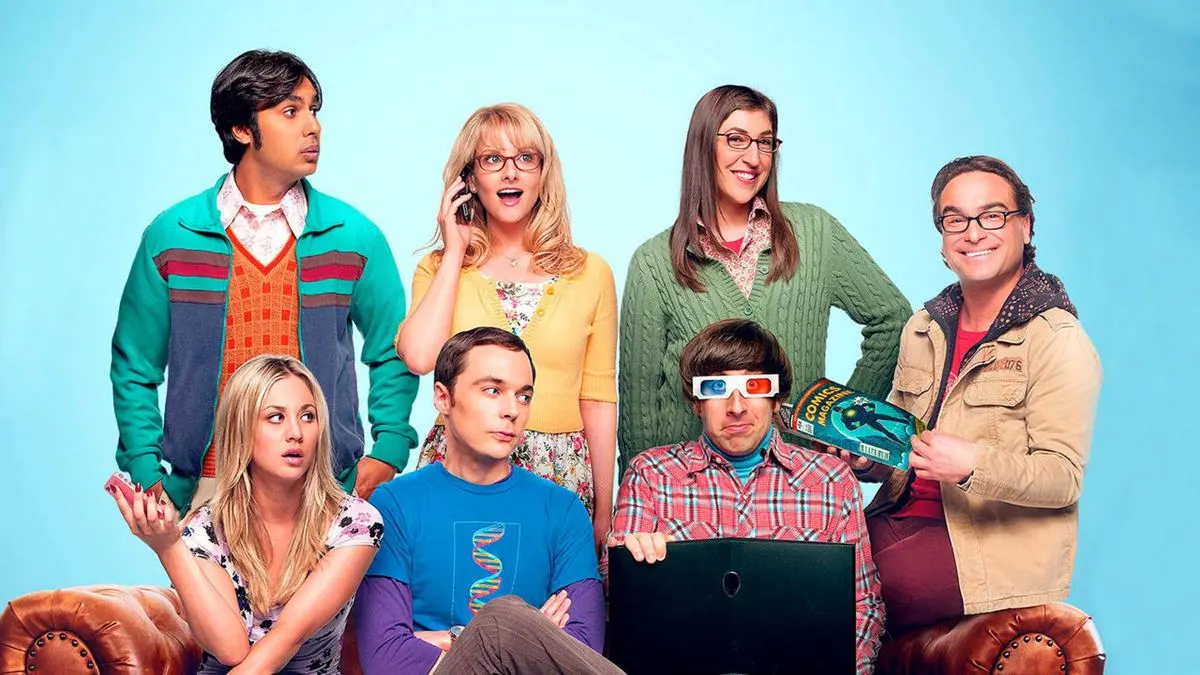
#> input picture Objetos/piel.jpg, 1200 x 675 px, found by its file name
$ python 13.py
#> lines starting #> are read from the running program, lines starting #| are printed output that depends on the picture
# [80 lines of commented-out code are left out]

import numpy as np
import matplotlib.pyplot as plt
from skimage import io, color, transform

def sigmoide(x,c,a,invertido=False):
    if invertido:
        out = 1-(1/(1+np.exp(-a*(x-c))))
    else:
        out = 1/(1+np.exp(-a*(x-c)))
    return out

def bell(x,a,b,c):
    out = 1/(1+np.abs((x-c)/a)**(2*b))
    return out

def defuzzy(rango,datos):
    numerador = np.sum(rango*datos)
    denominador = np.sum(datos)
    return numerador/denominador if denominador else 0

ima = io.imread(r"D:\Upiita\6to\Patrones\piel.jpg")
#> ima is the input picture: shape (675, 1200, 3); mean R, G, B 149, 166.4, 169.1
ima = transform.resize(ima,(480,640,3),anti_aliasing=True)
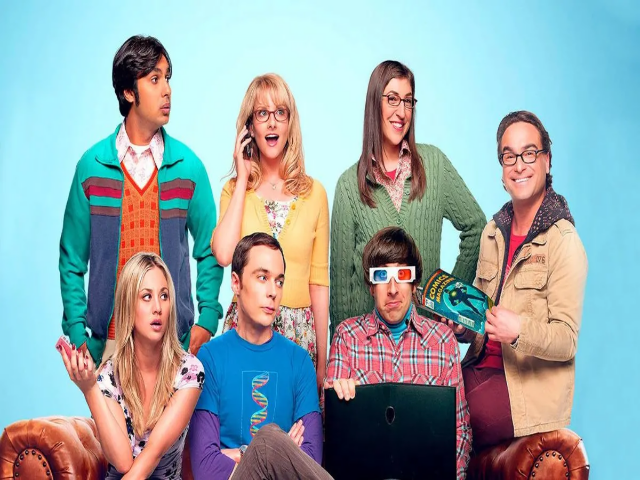
#> ima: shape (480, 640, 3) float64; mean R, G, B 0.584, 0.652, 0.663
hsv = color.rgb2hsv(ima)
#> hsv: shape (480, 640, 3) float64; mean of channels 0, 1, 2 0.438, 0.438, 0.779
plt.figure()
plt.imshow(hsv)
fil,col,_=hsv.shape
#> fil = 480; col = 640
binario=np.zeros((fil,col))
#-----------------------------------------------------------------------------
h_bajo,h_camp1,h_camp2,h_alto=(0.25,55,True),(0.15,2.5,0.4),(0.15,2.5,0.65),(0.75,55,False)
S_bajo,S_camp1,S_camp2,S_alto=(0.1,55,True),(0.15,2.5,0.25),(0.15,2.5,0.55),(0.65,55,False)
V_bajo,V_camp1,V_alto=(0.15,55,True),(0.15,2.5,0.4),(0.6,55,False)

piel=(0.45,0.55,True)
no_piel=(0.55,55,False)


valor=np.linspace(0,1,101)
piel_fuzzy=sigmoide(valor,*piel)
no_piel_fuzzy=sigmoide(valor,*no_piel)


#------------------------------------------------------------------------------
reglas=np.zeros(48)
for i in range(fil):
    for j in range(col):
        h,s,v=hsv[i,j]  #Si es el valor real, es necesario pasar del real al difuso
        h_fuzzy=[sigmoide(h,*h_bajo),bell(h,*h_camp1),bell(h,*h_camp2),sigmoide(h,*h_alto)]   #El * es para que recorra cada elemento, tipo en matlab
        S_fuzzy=[sigmoide(s,*S_bajo),bell(s,*S_camp1),bell(s,*S_camp2),sigmoide(s,*S_alto)]
        V_fuzzy=[sigmoide(v,*V_bajo),bell(v,*V_camp1),sigmoide(v,*V_alto)]
        #La base de conocimientos son las implicaciones que cumplen las condiciones que necesitamos
#Ahora hay que generar las reglas difusas
        reglas[0]=np.min([h_fuzzy[0],S_fuzzy[0],V_fuzzy[0]])   #Bajo bajo bajo significa que es no piel
        reglas[1]=np.min([h_fuzzy[0],S_fuzzy[0],V_fuzzy[1]])
        reglas[2]=np.min([h_fuzzy[0],S_fuzzy[0],V_fuzzy[2]])
        reglas[3]=np.min([h_fuzzy[0],S_fuzzy[1],V_fuzzy[0]])
        reglas[4]=np.min([h_fuzzy[0],S_fuzzy[1],V_fuzzy[1]])
        reglas[5]=np.min([h_fuzzy[0],S_fuzzy[1],V_fuzzy[2]])
        reglas[6]=np.min([h_fuzzy[0],S_fuzzy[2],V_fuzzy[0]])
        reglas[7]=np.min([h_fuzzy[0],S_fuzzy[2],V_fuzzy[1]])
        reglas[8]=np.min([h_fuzzy[0],S_fuzzy[2],V_fuzzy[2]])
        reglas[9]=np.min([h_fuzzy[0],S_fuzzy[3],V_fuzzy[0]])
        reglas[10]=np.min([h_fuzzy[0],S_fuzzy[3],V_fuzzy[1]])
        reglas[11]=np.min([h_fuzzy[0],S_fuzzy[3],V_fuzzy[2]])
        reglas[12]=np.min([h_fuzzy[1],S_fuzzy[0],V_fuzzy[0]])
        reglas[13]=np.min([h_fuzzy[1],S_fuzzy[0],V_fuzzy[1]])
        reglas[14]=np.min([h_fuzzy[1],S_fuzzy[0],V_fuzzy[2]])
        reglas[15]=np.min([h_fuzzy[1],S_fuzzy[1],V_fuzzy[0]])
        reglas[16]=np.min([h_fuzzy[1],S_fuzzy[1],V_fuzzy[1]])
        reglas[17]=np.min([h_fuzzy[1],S_fuzzy[1],V_fuzzy[2]])
        reglas[18]=np.min([h_fuzzy[1],S_fuzzy[2],V_fuzzy[0]])
        reglas[19]=np.min([h_fuzzy[1],S_fuzzy[2],V_fuzzy[1]])
        reglas[20]=np.min([h_fuzzy[1],S_fuzzy[2],V_fuzzy[2]])
        reglas[21]=np.min([h_fuzzy[1],S_fuzzy[3],V_fuzzy[0]])
#> (the run stopped early here; a loop or call above may not have finished)
